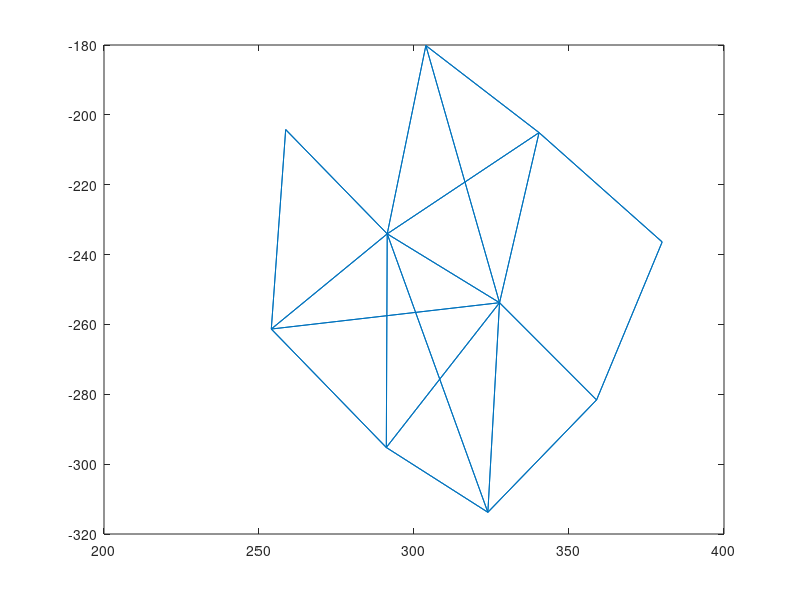

This figure's MATLAB source:
G = zeros(10);
G(1,2) = 1;
G(1,3) = 1;
G(2,3) = 1;
G(2,4) = 1;
G(2,6) = 1;
G(3,4) = 1;
G(3,5) = 1;
G(3,6) = 1;
G(3,9) = 1;
G(3,10) = 1;
G(4,5) = 1;
G(4,6) = 1;
G(5,6) = 1;
G(5,7) = 1;
G(6,7) = 1;
G(6,9) = 1;
G(6,10) = 1;
G(7,8) = 1;
G(8,9) = 1;
G(9,10) = 1;
G = G + triu(G)';
A = sparse(G);

xy = [314.8332,177.36515
267.3332,201.11515
299.8332,231.11515
348.5832,202.36515
336.0832,251.11515
262.3332,258.61515 % 1
299.8332,292.36515 % 3
367.3332,278.61515
332.3332,311.11515
388.5832,233.61515];

xfull = [258.60583
258.60583
291.35947
291.35947
253.96815
253.96815
327.59134
327.59134
323.82324
323.82324
358.89569
358.89569
380.05511
380.05511
340.34497
340.34497
303.82324
303.82324
291.06961
291.06961];
yfull = [204.21593
204.21593
234.071
234.071
261.31738
261.31738
253.78114
253.78114
313.78113
313.78113
281.60721
281.60721
236.38982
236.38982
205.08546
205.08546
180.15793
180.15793
295.23041
295.23041];

x = xfull(1:2:end);
y = yfull(1:2:end);

         
p = [1 3 2 6 5 7 8 9 10 4];
xy = zeros(10,2);
xy(p,1) = x;
xy(p,2) = -y;

S = 1:5;

gplot(A,xy)


%%
save 'fig1ex.mat' A S xy